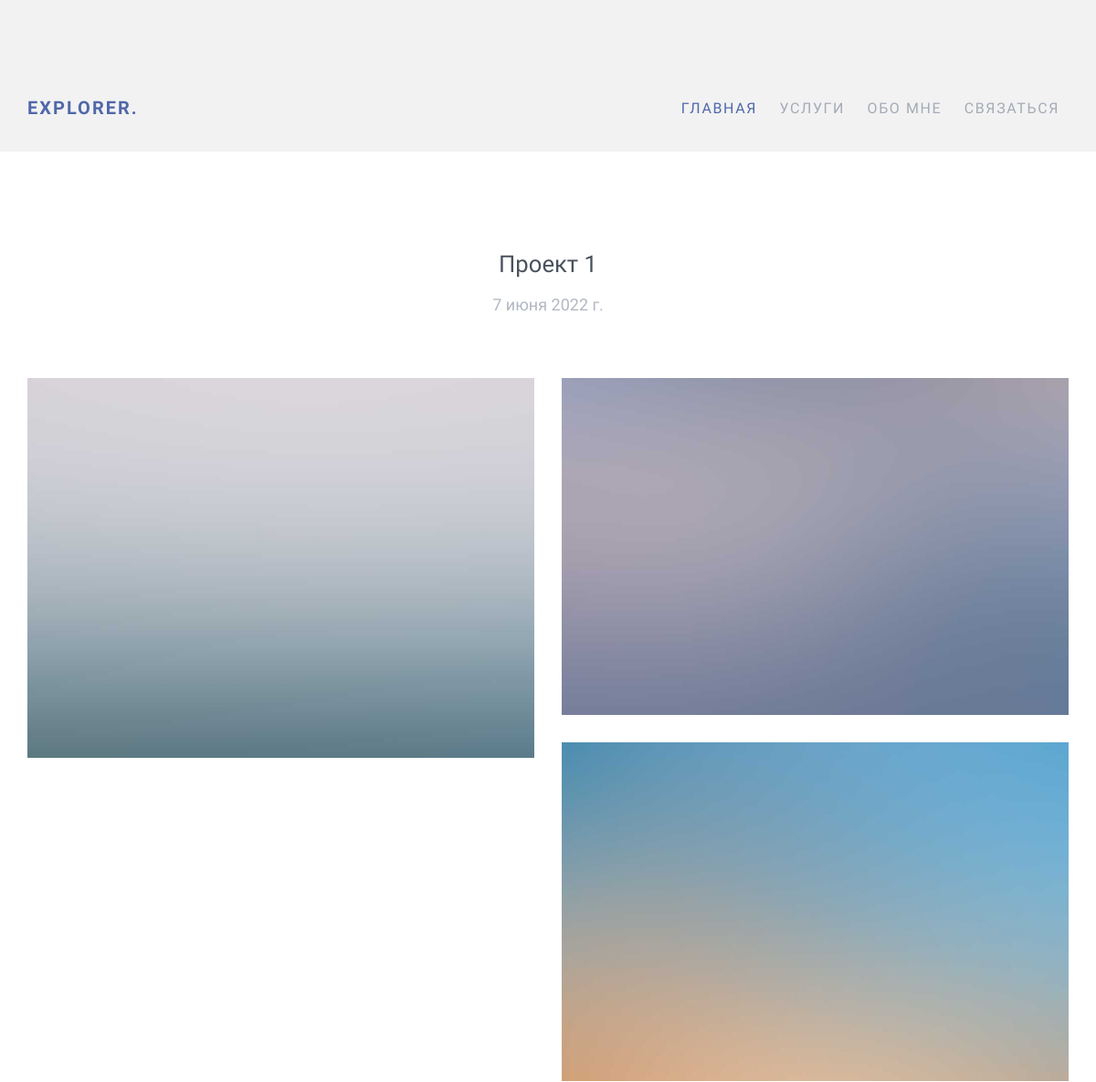
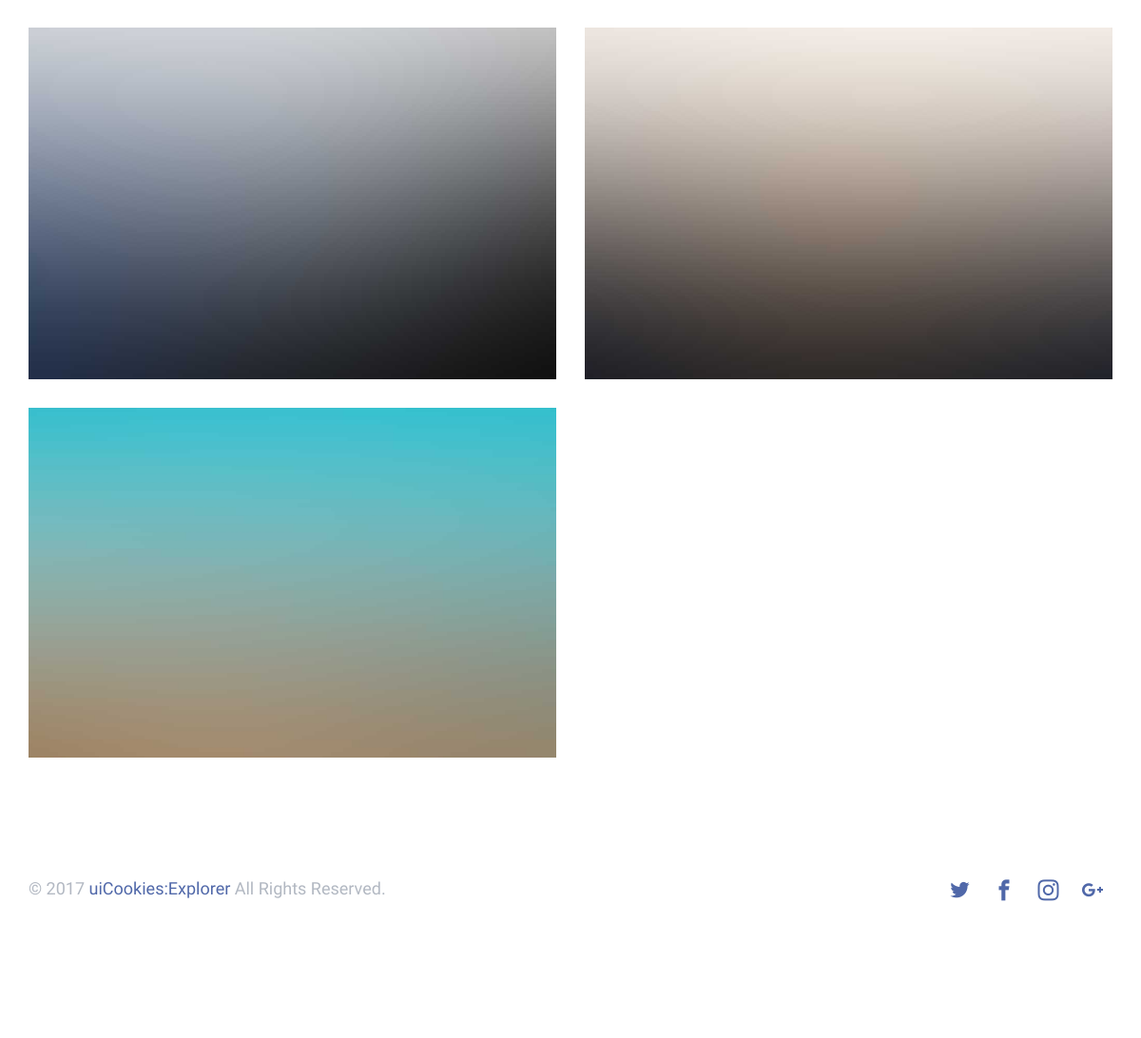
The app's page /proekt-1/, older data (2 pictures, top to bottom).
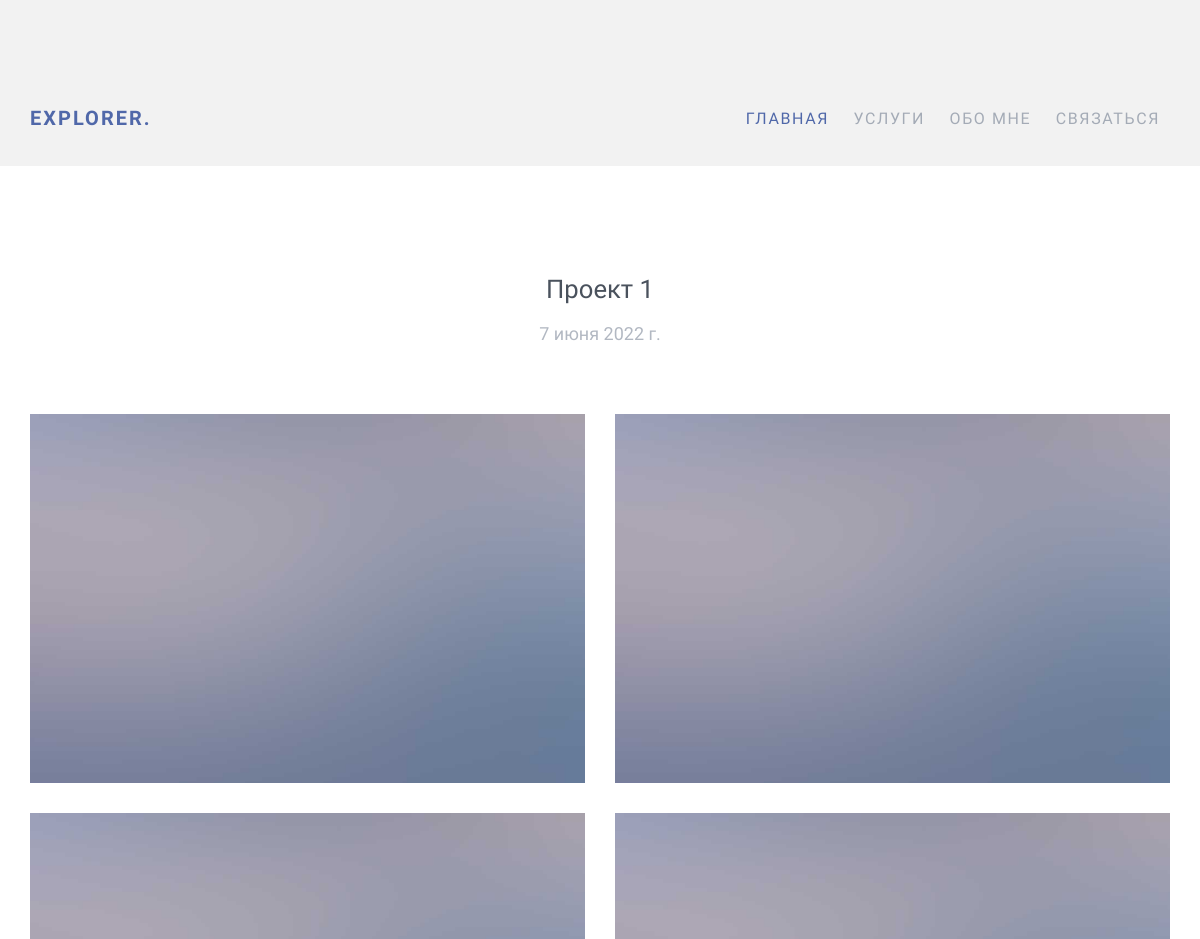
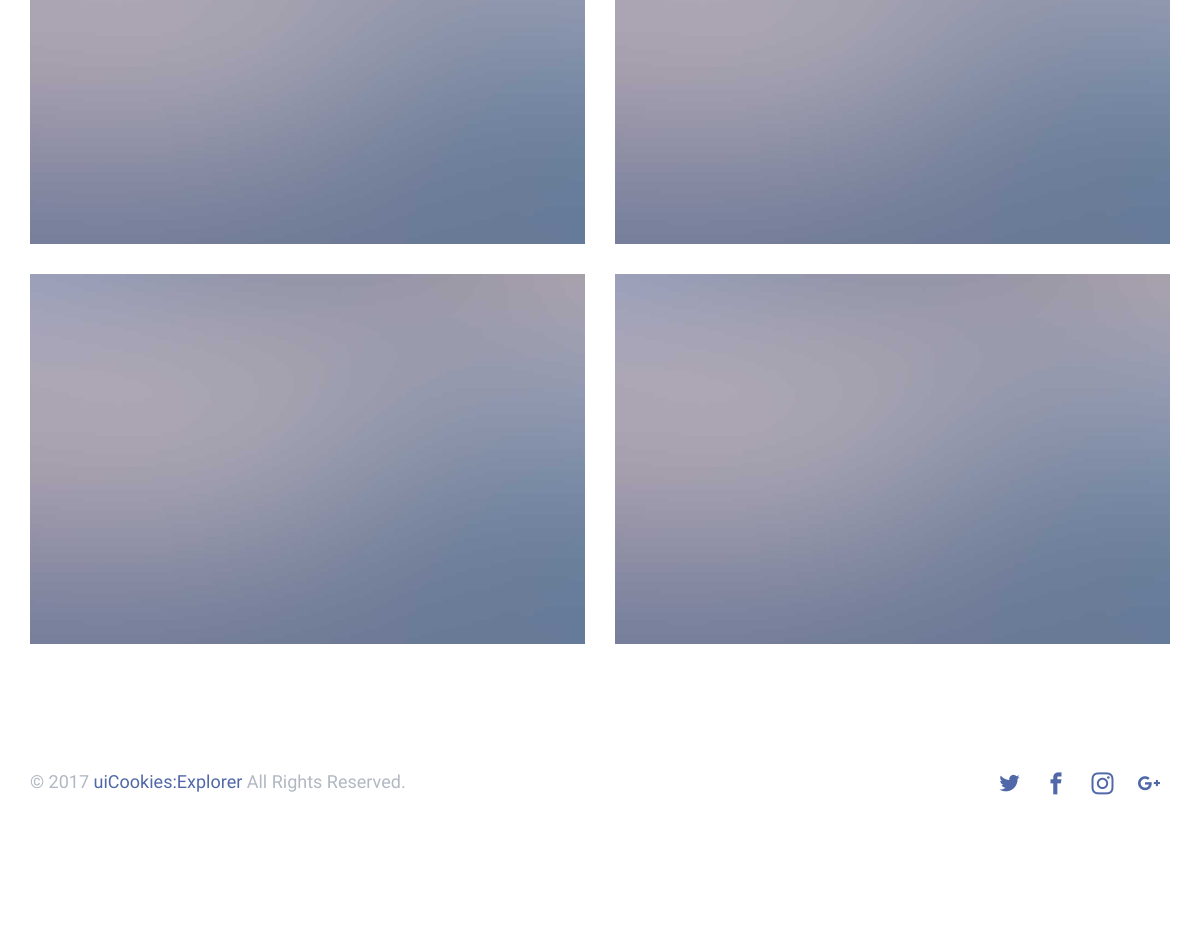
The same page, newer data (2 pictures, top to bottom).
### home/models.py (models this page shows, shortened)
class Works(models.Model):
    title = models.CharField('Название', max_length=70)
    date = models.DateField('Дата публикации', default=date.today)
    prew_image = models.ImageField('Превью на главную', upload_to="image/")
    url = models.SlugField(max_length=130, unique=True)
    draft = models.BooleanField("Публикация", default=True)
    class Meta:
        verbose_name = 'Работы'
        verbose_name_plural = 'Работы'

class ImageSet(models.Model):
    order = models.SmallIntegerField('Сортировка', default=0)
    works = models.ForeignKey(Works, verbose_name='Изображение работы', null=True, blank=True,
                              on_delete=models.SET_NULL, related_name='image')
    image = models.ImageField(upload_to='image/', verbose_name='Изображение работы',
                              null=True)

### home/views.py (the view)
# urls.py: path("<slug:slug>/", views.WorkSingle.as_view(), name="single"),
class WorkSingle(DetailView):
    model = Works
    slug_field = 'url'
    template_name = 'home/single-page.html'
    context_object_name = 'single'

### templates/home/single-page.html
{% extends 'base.html' %}
{% block content %}
<div class="probootstrap-section">
    <div class="container">
        <div class="row">
            <div class="col-md-6 col-md-offset-3 mb40 text-center">
                <h2>{{ single.title }}</h2>
                <p>{{ single.date }}</p>
            </div>
        </div>
        <div class="row">
            {% for image in single.image.all %}
            <div class="col-md-6">
                <p><a href="{{ image.image.url }}" class="image-popup"><img
                        src="{{ image.image.url }}"
                        class="img-responsive"></a>
                </p>
            </div>
            {% endfor %}
        </div>
    </div>
    {% endblock content %}

### templates/base.html (shortened to what this page needs)
<!DOCTYPE html>
{% load static %}
<html lang="en">
  <head>
    <link rel="stylesheet" href="{% static 'css/styles-merged.css' %}">
    <link rel="stylesheet" href="{% static 'css/style.min.css' %}">
    <link rel="stylesheet" href="{% static 'css/custom.css' %}">
  </head>
  <body>
  <header role="banner" class="probootstrap-header">
    <div class="container">
        <a href="/" class="probootstrap-logo">Explorer<span>.</span></a>
        <nav role="navigation" class="probootstrap-nav hidden-xs">
          <ul class="probootstrap-main-nav">
            <li class="active"><a href="/">Главная</a></li>
            <li><a href="services.html">Услуги</a></li>
            <li><a href="about.html">Обо мне</a></li>
            <li><a href="contact.html">Связаться</a></li>
          </ul>
        </nav>
    </div>
  </header>
{% block content %}
{% endblock content %}
   <footer class="probootstrap-footer" role="contentinfo">
    <div class="container">
      <div class="row">
        <div class="col-md-12">
          <p class="probootstrap-copyright">&copy; 2017 <a href="https://uicookies.com/">uiCookies:Explorer</a> All Rights Reserved.</p>
          <ul class="probootstrap-social">
            <li><a href="#"><i class="icon-twitter"></i></a></li>
            <li><a href="#"><i class="icon-facebook2"></i></a></li>
            <li><a href="#"><i class="icon-instagram2"></i></a></li>
            <li><a href="#"><i class="icon-google-plus"></i></a></li>
          </ul>
        </div>
      </div>
    </div>
  </footer>
  </body>
</html>

Row changes from the older to the newer data that the page shows:
changed ImageSet (number 1 of 6 on the later page): image: a different picture
changed ImageSet (number 3 of 6 on the later page): image: a different picture
changed ImageSet (number 4 of 6 on the later page): image: a different picture
changed ImageSet (number 5 of 6 on the later page): image: a different picture
changed ImageSet (number 6 of 6 on the later page): image: a different picture
